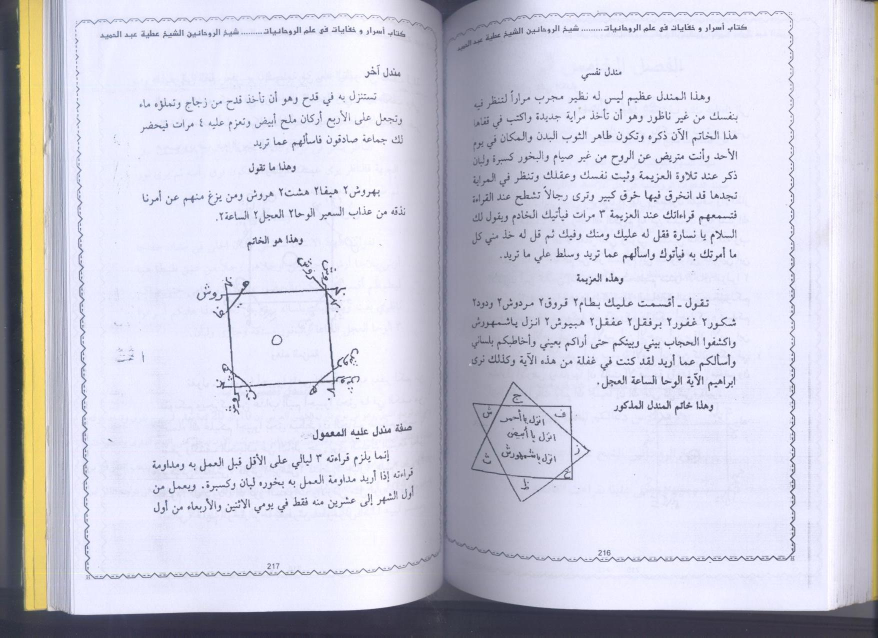
#> input picture Picture 109.jpg, 1755 x 1275 px (shown at 1/2 size)
$ python crop_rajah_batch48.py
#> lines starting #> are read from the running program, lines starting #| are printed output that depends on the picture; after the words box and inside, x2 and y2 are one past the last pixel; in counts of white or black regions, pixels touching at a corner belong together
#> in crop_rajah, im is the input picture: PIL image 1755x1275 RGB; mean R, G, B 206.3, 206, 219.3
#!/usr/bin/env python3
"""
Crop Rajah Batch 48 — Halaman 217 dan 218 (bentangan Picture 109 / Picture 110).

Dua rajah, keduanya khatam bujur sangkar bergaris dengan bulatan di tengah dan
tulisan hîrzî kursif di keempat sudut:

  Hal 217  Khatam "Mundal Âkhar"  — Picture 109.jpg, belahan KIRI
  Hal 218  Khatam "Mandâl Nafsî"  — Picture 110.jpg, belahan KANAN

Standar reproduksi sama persis dengan Batch 43/44/47 (tanpa redraw, tanpa
threshold keras):

  * flat-field: latar kertas diratakan (BG_WINDOW=31) lalu dipetakan dua titik
    BLACK_AT=0.55 .. WHITE_AT=0.88; WHITE_SNAP=235 mengunci piksel yang sudah
    nyaris putih ke 255;
  * titik-titik pada huruf kursif di sudut khatam DIPERTAHANKAN apa adanya —
    skrip ini tidak menambah dan tidak membuang titik;
  * garis tipis kotak khatam tidak di-thinning;
  * keluaran SELALU tepat 2112x1808 px, 300 DPI, LANCZOS, kanvas putih dengan
    margin 70 px (isi di-skala seragam agar memenuhi kanvas, tanpa distorsi).

Catatan geometri (hasil verifikasi lewat pengukuran tinta, bukan tebakan):

  Hal 217: khatam menempati px x 394..718, y 516..828 pada Picture 109.jpg
           (belahan kiri, lebar 877 px). Tulisan sudut kiri-atas `روش` dan
           ekor tulisan sudut bawah keluar dari kotak, jadi BOX dilebarkan ke
           x 386..726, y 508..836. Judul cetak `وهذا هو الخاتم` di atas rajah
           dan baris `صفة مندل عليه المعمول` di bawahnya DIKELUARKAN.

  Hal 218: khatam menempati px x 1074..1346, y 385..640 pada Picture 110.jpg
           (belahan kanan, mulai x = 877). BOX x 1062..1342, y 376..646.
           Judul `وهذا ما تكتب` di atasnya DIKELUARKAN.

  Tidak ada SAKK 111 pada kedua rajah; tidak ada angka pada kedua rajah.
  Tulisan sudut dibiarkan sebagai gambar (kursif, tanpa harakat) dan TIDAK
  ditranskripsikan sebagai huruf pasti — sama dengan perlakuan Batch 47.
"""
from PIL import Image, ImageFilter
import numpy as np
import os

BASE = os.path.dirname(os.path.abspath(__file__))
OUTDIR = os.path.join(BASE, "terjemahan", "rajah")

W_OUT, H_OUT = 2112, 1808
DPI = (300, 300)
PAD = 70
BG_WINDOW = 31
BLACK_AT = 0.55
WHITE_AT = 0.88
WHITE_SNAP = 235

# (sumber, keluaran, x0, y0, x1, y1)
RAJAH = [
    ("Picture 109.jpg",
     "rajah-hal-217-khatam-mandal-akhir-presisi-2112x1808.jpg",
     386, 508, 726, 836),
    ("Picture 110.jpg",
     "rajah-hal-218-khatam-mandal-nafsi-murabba-presisi-2112x1808.jpg",
     1062, 376, 1342, 646),
]


def flatten(img):
    """Ratakan pencahayaan kertas; pertahankan tinta, titik, dan garis tipis."""
    g = np.array(img.convert("L")).astype(np.float32)
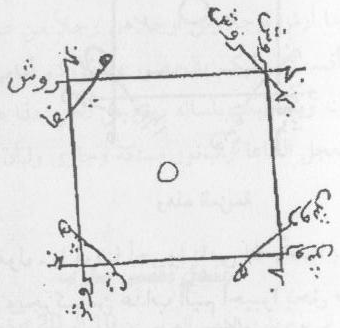
#> g: shape (328, 340) float32; min 61, max 255, mean 230

    bg = img.convert("L").filter(ImageFilter.MaxFilter(BG_WINDOW))
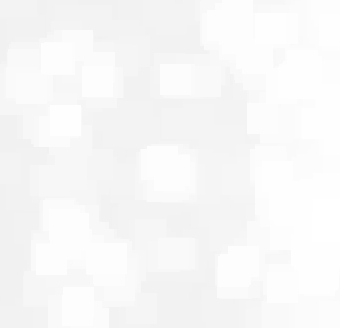
#> bg: PIL image 340x328 L; min 240, max 255, mean 248
    bg = bg.filter(ImageFilter.GaussianBlur(BG_WINDOW / 2))
    bg = np.maximum(np.array(bg).astype(np.float32), 1.0)
#> bg: shape (328, 340) float32

    ratio = g / bg
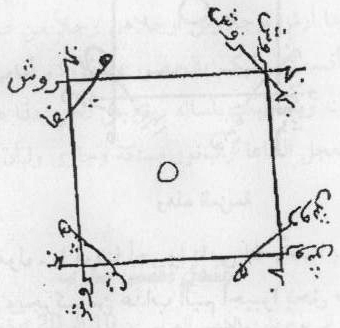
#> ratio: shape (328, 340) float32; min 0.24, max 1.02, mean 0.928; drawn with min black and max white
    out = np.clip((ratio - BLACK_AT) / (WHITE_AT - BLACK_AT), 0, 1) * 255
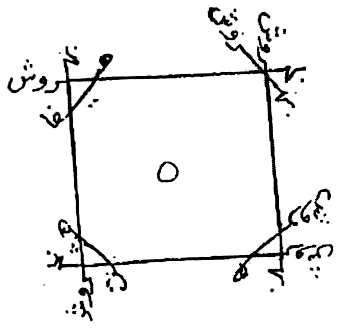
#> out: shape (328, 340) float32; min 0, max 255, mean 238.6
    out = out.astype(np.uint8)
    out = np.where(out >= WHITE_SNAP, 255, out)
    return Image.fromarray(out.astype(np.uint8)).convert("RGB")


def crop_rajah(src, out, x0, y0, x1, y1):
    im = Image.open(os.path.join(BASE, src)).convert("RGB")
    if not (0 <= x0 < x1 <= im.width and 0 <= y0 < y1 <= im.height):
        raise ValueError(f"BOX {x0},{y0},{x1},{y1} di luar {im.size}")

    crop = flatten(im.crop((x0, y0, x1, y1)))
    sc = min((W_OUT - PAD * 2) / crop.width, (H_OUT - PAD * 2) / crop.height)
#> sc = 5.09
    new = (round(crop.width * sc), round(crop.height * sc))
#> new = (1729, 1668)
    crop = crop.resize(new, Image.Resampling.LANCZOS)
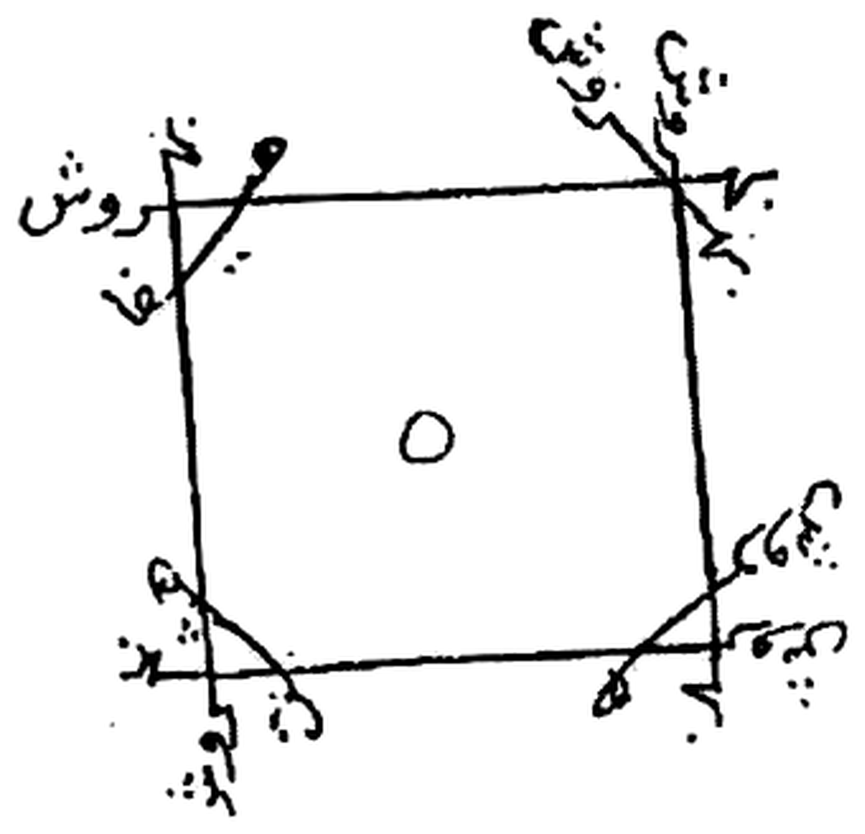
#> crop: PIL image 1729x1668 RGB (shown at 1/2 size); min 0, max 255, mean 238.6

    canvas = Image.new("RGB", (W_OUT, H_OUT), (255, 255, 255))
#> canvas: PIL image 2112x1808 RGB; every value is 255
    canvas.paste(crop, ((W_OUT - new[0]) // 2, (H_OUT - new[1]) // 2))
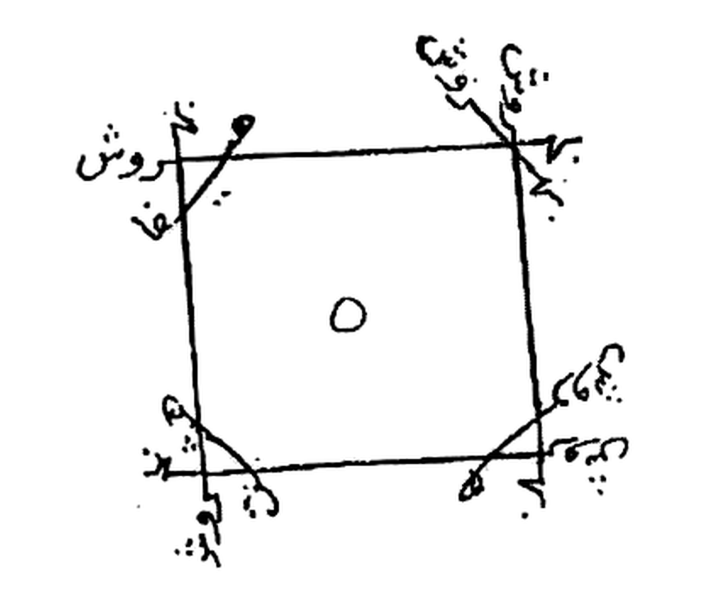
#> canvas: PIL image 2112x1808 RGB (shown at 1/3 size); min 0, max 255, mean 242.6
    canvas.save(os.path.join(OUTDIR, out), "JPEG", quality=95, subsampling=0, dpi=DPI)

    a = np.array(canvas.convert("L"))
    ink = a < 100
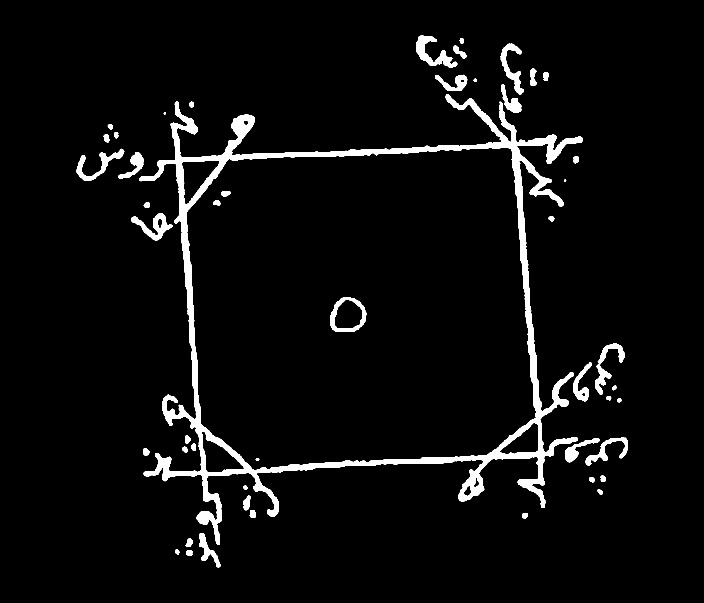
#> ink: shape (1808, 2112) bool (shown at 1/3 size); 4.4% white; 48 white regions, largest, box (x1, y1, x2, y2) and area: (417, 283, 1747, 1635) 123783, (1248, 107, 1372, 204) 4291, (1785, 1030, 1874, 1184) 3641
    non_ink_white = 100 * (a[~ink] == 255).mean() if (~ink).any() else 100.0
#> non_ink_white = 94.3
    full_white = 100 * (a == 255).mean()
#> full_white = 90.11
    ys, xs = np.where(ink)
    print(f"{out}")
    print(f"  sumber    : {src}; BOX={x0},{y0},{x1},{y1} = {x1-x0}x{y1-y0} px")
    print(f"  keluaran  : {canvas.width}x{canvas.height} px; LANCZOS {sc:.2f}x; DPI 300")
#|   keluaran  : 2112x1808 px; LANCZOS 5.09x; DPI 300
    print(f"  putih     : {full_white:.1f}% kanvas; {non_ink_white:.1f}% piksel non-tinta")
#|   putih     : 90.1% kanvas; 94.3% piksel non-tinta
    print(f"  tinta     : {100 * ink.mean():.2f}%")
#|   tinta     : 4.44%
    print(f"  tepi tinta: x {xs.min()}..{xs.max()}, y {ys.min()}..{ys.max()} "
          f"(kanvas 0..{W_OUT-1} / 0..{H_OUT-1})")
#|   tepi tinta: x 230..1883, y 107..1701 (kanvas 0..2111 / 0..1807)
    return out


if __name__ == "__main__":
    os.makedirs(OUTDIR, exist_ok=True)
    print("Crop Rajah Batch 48 — Hal 217 & 218:")
    for args in RAJAH:
        crop_rajah(*args)
#> pass 2 of the loop `for args in RAJAH:`:
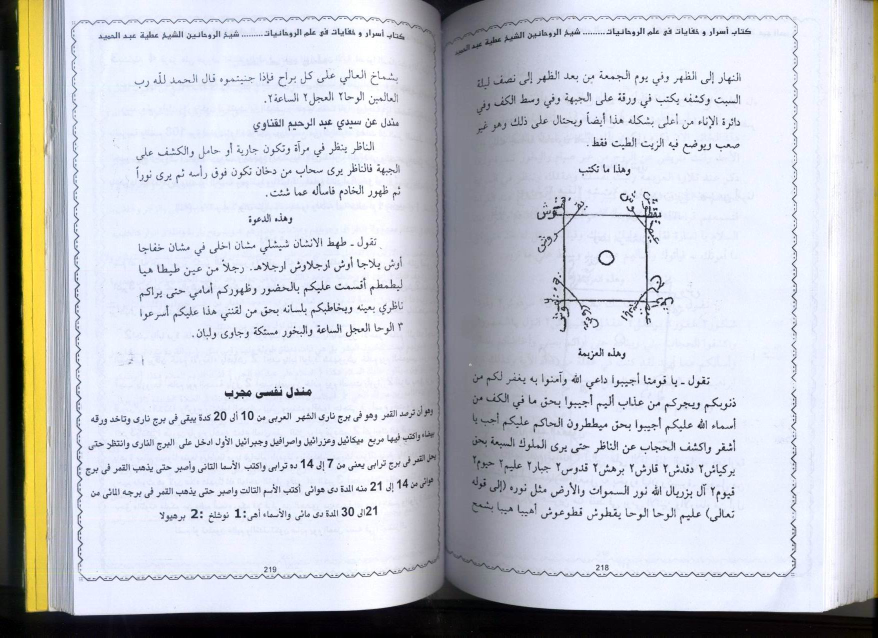
#> input picture Picture 110.jpg, 1755 x 1275 px (shown at 1/2 size)
#> in crop_rajah, im is the input picture: PIL image 1755x1275 RGB; mean R, G, B 198.1, 200.7, 207.6
#> g: shape (270, 280) float32
#> ratio: shape (270, 280) float32
#> crop: PIL image 1730x1668 RGB
#> in crop_rajah (call 2), `canvas.paste(crop, ((W_OUT - new[0]) // 2, (H_OUT - new[1]) // 2))`:
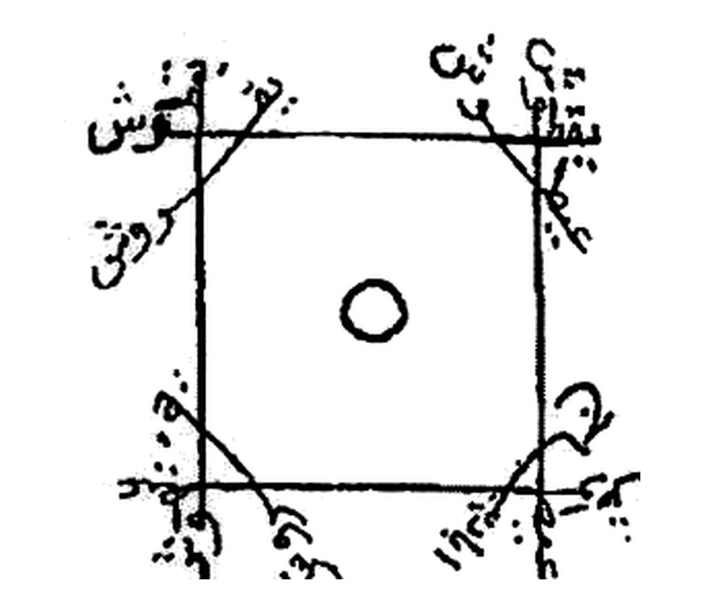
#> canvas: PIL image 2112x1808 RGB (shown at 1/3 size); min 0, max 255, mean 232.9
#> in crop_rajah (call 2), `ink = a < 100`:
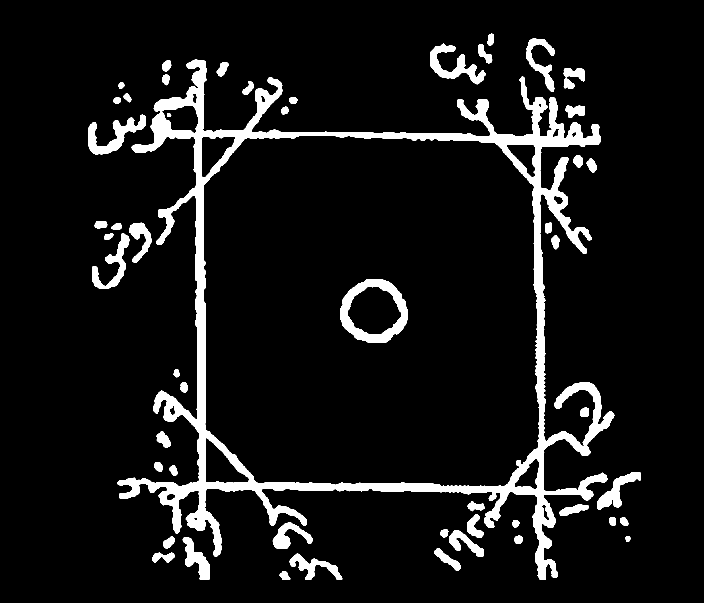
#> ink: shape (1808, 2112) bool (shown at 1/3 size); 7.9% white; 53 white regions, largest, box (x1, y1, x2, y2) and area: (352, 178, 1843, 1738) 211368, (1020, 837, 1224, 1028) 13450, (265, 344, 438, 464) 7247
#> non_ink_white = 90.02
#> full_white = 82.89
#|   keluaran  : 2112x1808 px; LANCZOS 6.18x; DPI 300
#|   putih     : 82.9% kanvas; 90.0% piksel non-tinta
#|   tinta     : 7.93%
#|   tepi tinta: x 265..1920, y 101..1737 (kanvas 0..2111 / 0..1807)
    print(f"Selesai — {len(RAJAH)} rajah ke {OUTDIR}")
